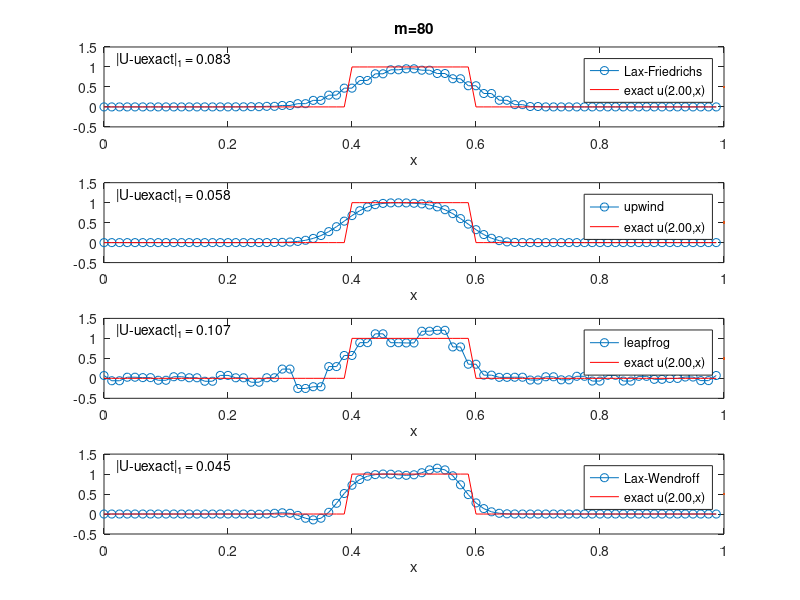

Recreate this plot in MATLAB.
% ADVECTCOMPARE  Compare
%   Lax-Friedrichs
%   first-order upwind
%   leapfrog
%   Lax-Wendroff
% in single figure, on
%   u_t + 0.5 u_x = 0
% over t,x in [0,2]x[0,1] with square initial condition
% and periodic boundary conditions.
% See also: ADVECTTRY
% Also try:  tf = 6.0
%            square = false
%            m = 200

% problem
a = 0.5;
tf = 2.0;
square = true;
m = 80;

% space-time grid
h = 1.0 / m;
k = 0.9 * (h / abs(a));   % safety factor: nu = ak/h = 0.9 < 1
NN = ceil(tf / k);
k = tf / NN;
nu = a * k / h;           % Courant number
x = 0.0:h:1.0-h;

% initial condition and exact solution
if square
    u0 = ones(size(x));
    u0(x < 0.4) = 0.0;
    u0(x > 0.6) = 0.0;
else
    u0 = sin(3*pi*x).^2;
end
uexact = u0;              % tf must be even integer!

% Lax-Friedrichs:  (10.6) in LeVeque
figure(1)
U = u0;
for n = 1:NN
    Uright = [U(2:m) U(1)];
    Uleft  = [U(m) U(1:m-1)];
    Uav = 0.5 * (Uleft + Uright);
    U = Uav - (nu/2) * (Uright - Uleft);
    if n == 1
        U1lf = U;
    end
end
Ulf = U;
subplot(4,1,1)
plot(x,Ulf,'o-',x,uexact,'r',linewidth=0.5)
axis([0 1 -0.5 1.5])
xlabel x
legend('Lax-Friedrichs',sprintf('exact u(%.2f,x)',tf))
text(0.02,1.2,sprintf('|U-uexact|_1 = %.3f',h*norm(Ulf - uexact,1)))
title(sprintf('m=%d',m))

% upwind:  (10.21) in LeVeque
U = u0;
for n = 2:NN
    Uleft  = [U(m) U(1:m-1)];
    U = U - nu * (U - Uleft);   % assumes a >= 0
end
Uup = U;
subplot(4,1,2)
plot(x,Uup,'o-',x,uexact,'r',linewidth=0.5)
axis([0 1 -0.5 1.5])
xlabel x
legend('upwind',sprintf('exact u(%.2f,x)',tf))
text(0.02,1.2,sprintf('|U-uexact|_1 = %.3f',h*norm(Uup - uexact,1)))

% leapfrog:  (10.13) in LeVeque
% with first step from LF
Uold = u0;
U = U1lf;
for n = 2:NN
    Uright = [U(2:m) U(1)];
    Uleft  = [U(m) U(1:m-1)];
    Unew = Uold - nu * (Uright - Uleft);
    Uold = U;
    U = Unew;
end
Uleap = U;
subplot(4,1,3)
plot(x,Uleap,'o-',x,uexact,'r',linewidth=0.5)
axis([0 1 -0.5 1.5])
xlabel x
legend('leapfrog',sprintf('exact u(%.2f,x)',tf))
text(0.02,1.2,sprintf('|U-uexact|_1 = %.3f',h*norm(Uleap - uexact,1)))

% Lax-Wendroff: (10.18) in LeVeque
U = u0;
for n = 1:NN
    Uright = [U(2:m) U(1)];
    Uleft  = [U(m) U(1:m-1)];
    U = U - (nu/2) * (Uright - Uleft) + (nu^2/2) * (Uright - 2 * U + Uleft);
end
Ulw = U;
subplot(4,1,4)
plot(x,Ulw,'o-',x,uexact,'r',linewidth=0.5)
axis([0 1 -0.5 1.5])
xlabel x
legend('Lax-Wendroff',sprintf('exact u(%.2f,x)',tf))
text(0.02,1.2,sprintf('|U-uexact|_1 = %.3f',h*norm(Ulw - uexact,1)))
